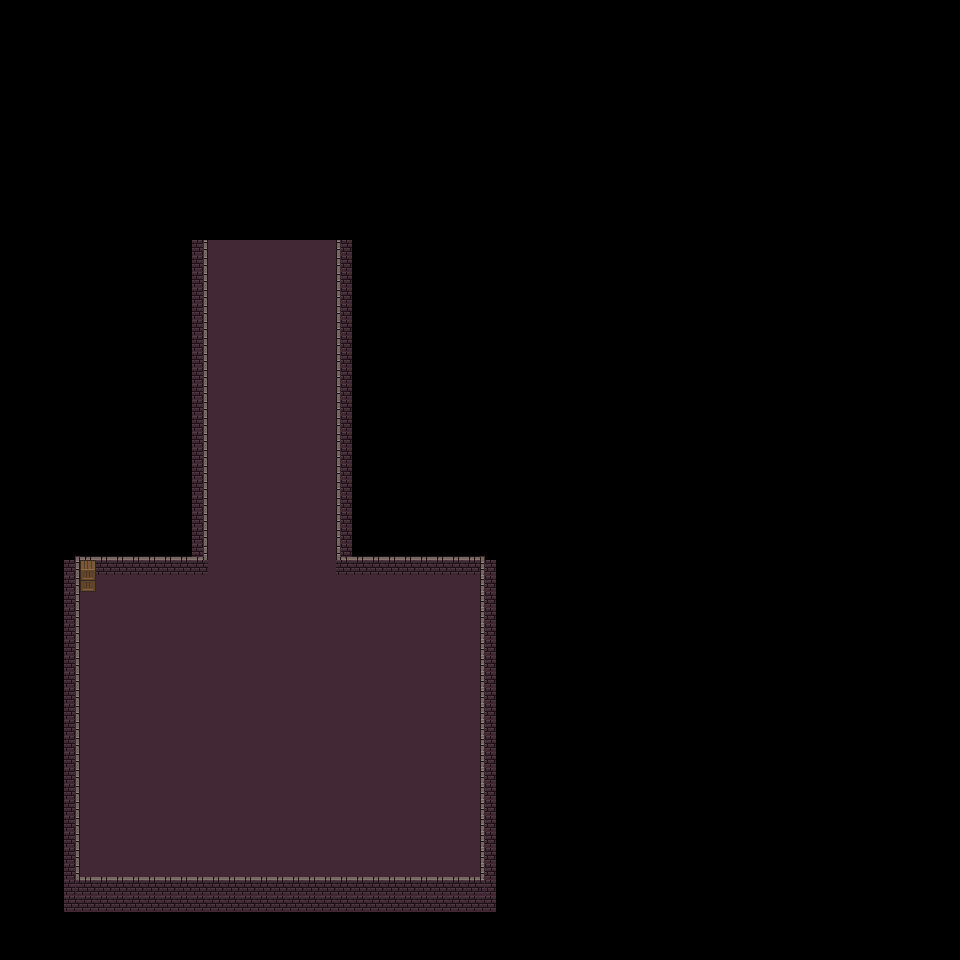

Tiled map render using the project's own tile images. Description and the map definition, with tile-layer contents summarised, below:
An orthogonal 60x60 tile map with 16x16 px tiles, 5 tile layers (meta, building-bg, bg, building-fg, ...), 2 tilesets and 1 object (spawn).

<map version="1.2" tiledversion="2020.04.10" orientation="orthogonal" renderorder="right-down" width="60" height="60" tilewidth="16" tileheight="16" infinite="0" nextlayerid="8" nextobjectid="2">
 <tileset firstgid="1" name="walls" tilewidth="16" tileheight="16" tilecount="256" columns="16">
  <image source="0x72_16x16DungeonTileset_walls.v2.png" width="256" height="256" />
  <tile id="49">
   <properties>
    <property name="type" value="wall" />
   </properties>
  </tile>
  <tile id="89">
   <properties>
    <property name="interaction" value="hide" />
    <property name="type" value="interactable" />
   </properties>
  </tile>
 </tileset>
 <tileset firstgid="257" name="buildings" tilewidth="16" tileheight="16" tilecount="256" columns="16">
  <image source="0x72_16x16DungeonTileset.v4.png" width="256" height="256" />
 </tileset>
 <objectgroup id="4" name="obj" locked="1">
  <object id="1" name="spawn" x="434" y="635">
   <point />
  </object>
 </objectgroup>
 <layer id="5" name="meta" width="60" height="60" locked="1">
  <data>[3600 cells, 127 non-empty, 2 distinct tile ids]</data>
 </layer>
 <layer id="7" name="building-bg" width="60" height="60" locked="1">
  <data>[3600 cells, 0 non-empty, 0 distinct tile ids]</data>
 </layer>
 <layer id="3" name="bg" width="60" height="60" locked="1">
  <data>[3600 cells, 685 non-empty, 2 distinct tile ids]</data>
 </layer>
 <layer id="6" name="building-fg" width="60" height="60" locked="1">
  <data>[3600 cells, 2 non-empty, 2 distinct tile ids]</data>
 </layer>
 <layer id="2" name="fg" width="60" height="60" locked="1">
  <data>[3600 cells, 149 non-empty, 12 distinct tile ids]</data>
 </layer>
</map>
